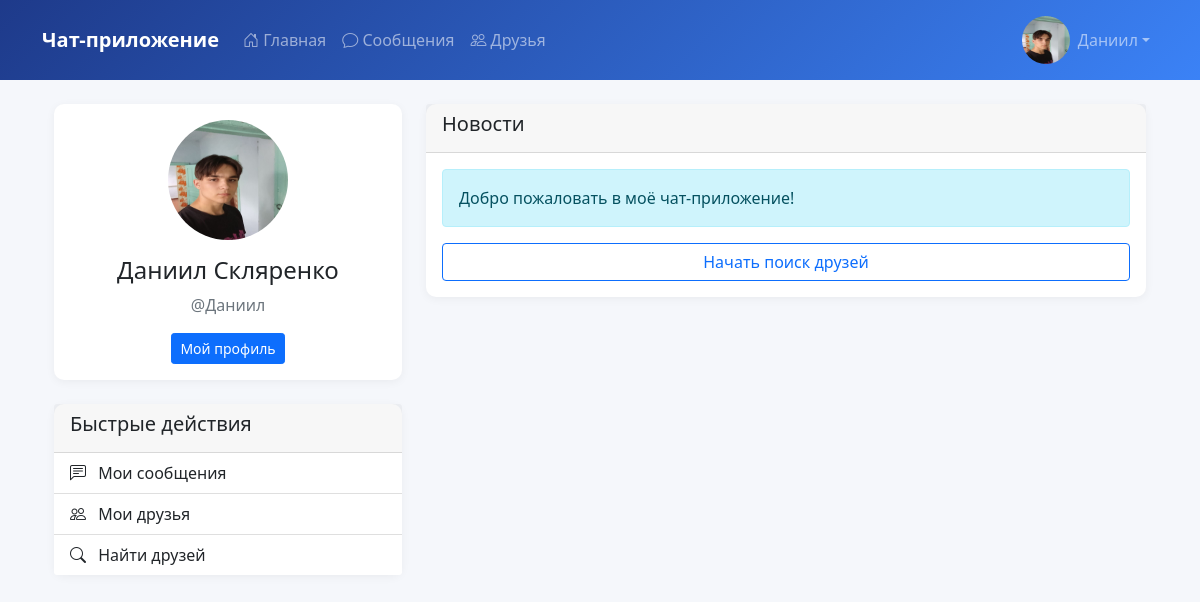
The page / (signed in) on the database its author committed.
### tables this page shows
CREATE TABLE users (
        id INTEGER PRIMARY KEY AUTOINCREMENT,
        username TEXT UNIQUE NOT NULL,
        password TEXT NOT NULL,
        first_name TEXT,
        last_name TEXT,
        about TEXT,
        avatar TEXT DEFAULT 'default_avatar.png',
        registered_at TIMESTAMP DEFAULT CURRENT_TIMESTAMP
    );

### app.py (the view)
@app.route('/')
def index():
    if 'user_id' not in session:
        return redirect(url_for('login'))
    conn = get_db_connection()
    user = conn.execute('SELECT * FROM users WHERE id = ?', (session['user_id'],)).fetchone()
    conn.close()
    return render_template('index.html', user=user)

### app.py (called while the page is built)
def get_db_connection():
    conn = sqlite3.connect('database.db')
    conn.row_factory = sqlite3.Row
    return conn

### templates/index.html (shortened to what this page needs)
{% extends "base.html" %}
{% block content %}
<div class="container">
    <div class="row mt-4">
        <div class="col-md-4">
            <div class="card mb-4">
                <div class="card-body text-center">
                    <img src="{{ url_for('static', filename='img/avatars/' + user.avatar) }}"
                         class="avatar-lg rounded-circle mb-3">
                    <h4>{{ user.first_name }} {{ user.last_name }}</h4>
                    <p class="text-muted">@{{ user.username }}</p>
                    <a href="{{ url_for('profile', username=user.username) }}"
                       class="btn btn-primary btn-sm">
                        Мой профиль
                    </a>
                </div>
            </div>
            <div class="card">
                <div class="card-header">
                    <h5>Быстрые действия</h5>
                </div>
                <div class="list-group list-group-flush">
                    <a href="{{ url_for('messages') }}" class="list-group-item list-group-item-action">
                        <i class="bi bi-chat-left-text me-2"></i> Мои сообщения
                    </a>
                    <a href="{{ url_for('friends_list') }}" class="list-group-item list-group-item-action">
                        <i class="bi bi-people me-2"></i> Мои друзья
                    </a>
                    <a href="{{ url_for('users_list') }}" class="list-group-item list-group-item-action">
                        <i class="bi bi-search me-2"></i> Найти друзей
                    </a>
                </div>
            </div>
        </div>
        <div class="col-md-8">
            <div class="card">
                <div class="card-header">
                    <h5>Новости</h5>
                </div>
                <div class="card-body">
                    <div class="alert alert-info">
                        Добро пожаловать в моё чат-приложение!
                    </div>
                    <div class="d-grid gap-2">
                        <a href="{{ url_for('users_list') }}" class="btn btn-outline-primary">
                            Начать поиск друзей
                        </a>
                    </div>
                </div>
            </div>
        </div>
    </div>
</div>
{% endblock %}

### templates/base.html (shortened to what this page needs)
<!DOCTYPE html>
<html lang="ru">
<head>
    <link href="https://cdn.jsdelivr.net/npm/bootstrap@5.1.3/dist/css/bootstrap.min.css" rel="stylesheet">
    <link rel="stylesheet" href="https://cdn.jsdelivr.net/npm/bootstrap-icons@1.8.1/font/bootstrap-icons.css">
    <link rel="stylesheet" href="{{ url_for('static', filename='css/style.css') }}">
</head>
<body>
    <nav class="navbar navbar-expand-lg navbar-dark" style="background: linear-gradient(135deg, #1e3a8a, #3b82f6);">
        <div class="container">
            <a class="navbar-brand fw-bold" href="{{ url_for('index') }}">Чат-приложение</a>
            <div class="collapse navbar-collapse" id="navbarNav">
                <ul class="navbar-nav me-auto">
                    {% if 'user_id' in session %}
                    <li class="nav-item">
                        <a class="nav-link" href="{{ url_for('index') }}"><i class="bi bi-house-door"></i> Главная</a>
                    </li>
                    <li class="nav-item">
                        <a class="nav-link" href="{{ url_for('messages') }}"><i class="bi bi-chat"></i> Сообщения</a>
                    </li>
                    <li class="nav-item">
                        <a class="nav-link" href="{{ url_for('friends_list') }}"><i class="bi bi-people"></i> Друзья</a>
                    </li>
                    {% endif %}
                </ul>
                <ul class="navbar-nav">
                    {% if 'user_id' in session %}
                    <li class="nav-item dropdown">
                        <a class="nav-link dropdown-toggle d-flex align-items-center" href="#" id="navbarDropdown" role="button" data-bs-toggle="dropdown">
                            <img src="{{ url_for('static', filename='img/avatars/' + (user.avatar if user else 'default_avatar.png')) }}" class="rounded-circle avatar-sm me-2">
                            <span>{{ session['username'] }}</span>
                        </a>
                    </li>
                    {% endif %}
                </ul>
            </div>
        </div>
    </nav>
    <div class="container my-4">
        {% block content %}{% endblock %}
    </div>
</body>
</html>

### static/css/style.css (style rules this page uses)
:root { --primary: #4361ee; --primary-dark: #3a0ca3; --secondary: #3f37c9; --light: #f8f9fa; --dark: #212529; }
body { background-color: #f5f7fb; font-family: 'Segoe UI', Tahoma, Geneva, Verdana, sans-serif; }
.avatar-sm { width: 48px; height: 48px; }
.avatar-lg { width: 120px; height: 120px; }
.card { border: none; border-radius: 10px; box-shadow: 0 2px 10px rgba(0,0,0,0.05); transition: all 0.3s ease; }

### rows shown on the page
users: avatar (picture), first_name "Даниил", last_name "Скляренко", username "Даниил"

### other values the page prints
{{ session['username'] }} "Даниил"
